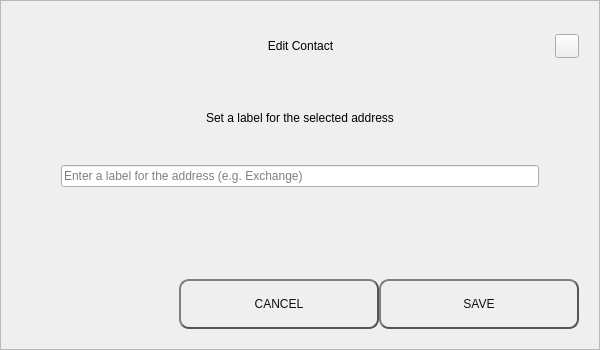
<?xml version="1.0" encoding="UTF-8"?>
<ui version="4.0">
 <class>AddNewContactDialog</class>
 <widget class="QDialog" name="AddNewContactDialog">
  <property name="geometry">
   <rect>
    <x>0</x>
    <y>0</y>
    <width>600</width>
    <height>350</height>
   </rect>
  </property>
  <property name="windowTitle">
   <string>Dialog</string>
  </property>
  <layout class="QVBoxLayout" name="verticalLayout_4">
   <property name="spacing">
    <number>0</number>
   </property>
   <property name="leftMargin">
    <number>0</number>
   </property>
   <property name="topMargin">
    <number>0</number>
   </property>
   <property name="rightMargin">
    <number>0</number>
   </property>
   <property name="bottomMargin">
    <number>0</number>
   </property>
   <item>
    <widget class="QFrame" name="frame">
     <property name="frameShape">
      <enum>QFrame::StyledPanel</enum>
     </property>
     <property name="frameShadow">
      <enum>QFrame::Raised</enum>
     </property>
     <layout class="QVBoxLayout" name="verticalLayout_3">
      <property name="spacing">
       <number>0</number>
      </property>
      <property name="leftMargin">
       <number>20</number>
      </property>
      <property name="topMargin">
       <number>20</number>
      </property>
      <property name="rightMargin">
       <number>20</number>
      </property>
      <property name="bottomMargin">
       <number>20</number>
      </property>
      <item>
       <layout class="QHBoxLayout" name="horizontalLayout_3">
        <property name="spacing">
         <number>0</number>
        </property>
        <item>
         <spacer name="horizontalSpacer_2">
          <property name="orientation">
           <enum>Qt::Horizontal</enum>
          </property>
          <property name="sizeHint" stdset="0">
           <size>
            <width>40</width>
            <height>20</height>
           </size>
          </property>
         </spacer>
        </item>
        <item>
         <widget class="QLabel" name="labelTitle">
          <property name="minimumSize">
           <size>
            <width>0</width>
            <height>50</height>
           </size>
          </property>
          <property name="maximumSize">
           <size>
            <width>16777215</width>
            <height>70</height>
           </size>
          </property>
          <property name="styleSheet">
           <string notr="true">padding-left:24px;</string>
          </property>
          <property name="text">
           <string>Edit Contact</string>
          </property>
          <property name="alignment">
           <set>Qt::AlignCenter</set>
          </property>
          <property name="margin">
           <number>7</number>
          </property>
         </widget>
        </item>
        <item>
         <spacer name="horizontalSpacer1">
          <property name="orientation">
           <enum>Qt::Horizontal</enum>
          </property>
          <property name="sizeHint" stdset="0">
           <size>
            <width>40</width>
            <height>20</height>
           </size>
          </property>
         </spacer>
        </item>
        <item>
         <widget class="QPushButton" name="btnEsc">
          <property name="minimumSize">
           <size>
            <width>24</width>
            <height>24</height>
           </size>
          </property>
          <property name="maximumSize">
           <size>
            <width>24</width>
            <height>24</height>
           </size>
          </property>
          <property name="focusPolicy">
           <enum>Qt::NoFocus</enum>
          </property>
          <property name="text">
           <string/>
          </property>
         </widget>
        </item>
       </layout>
      </item>
      <item>
       <spacer name="verticalSpacer">
        <property name="orientation">
         <enum>Qt::Vertical</enum>
        </property>
        <property name="sizeType">
         <enum>QSizePolicy::Fixed</enum>
        </property>
        <property name="sizeHint" stdset="0">
         <size>
          <width>20</width>
          <height>40</height>
         </size>
        </property>
       </spacer>
      </item>
      <item>
       <layout class="QVBoxLayout" name="verticalLayout_2">
        <property name="spacing">
         <number>0</number>
        </property>
        <property name="leftMargin">
         <number>40</number>
        </property>
        <property name="rightMargin">
         <number>40</number>
        </property>
        <item>
         <widget class="QLabel" name="labelMessage">
          <property name="text">
           <string>Set a label for the selected address</string>
          </property>
          <property name="alignment">
           <set>Qt::AlignCenter</set>
          </property>
          <property name="wordWrap">
           <bool>true</bool>
          </property>
         </widget>
        </item>
        <item>
         <spacer name="verticalSpacer_5">
          <property name="orientation">
           <enum>Qt::Vertical</enum>
          </property>
          <property name="sizeType">
           <enum>QSizePolicy::Fixed</enum>
          </property>
          <property name="sizeHint" stdset="0">
           <size>
            <width>20</width>
            <height>40</height>
           </size>
          </property>
         </spacer>
        </item>
        <item>
         <layout class="QVBoxLayout" name="verticalLayout">
          <property name="spacing">
           <number>10</number>
          </property>
          <item>
           <widget class="QLineEdit" name="lineEditName">
            <property name="placeholderText">
             <string>Enter a label for the address (e.g. Exchange)</string>
            </property>
           </widget>
          </item>
         </layout>
        </item>
       </layout>
      </item>
      <item>
       <spacer name="verticalSpacer_2">
        <property name="orientation">
         <enum>Qt::Vertical</enum>
        </property>
        <property name="sizeHint" stdset="0">
         <size>
          <width>20</width>
          <height>40</height>
         </size>
        </property>
       </spacer>
      </item>
      <item>
       <layout class="QHBoxLayout" name="horizontalLayout">
        <property name="spacing">
         <number>0</number>
        </property>
        <item>
         <spacer name="horizontalSpacer">
          <property name="orientation">
           <enum>Qt::Horizontal</enum>
          </property>
          <property name="sizeHint" stdset="0">
           <size>
            <width>40</width>
            <height>20</height>
           </size>
          </property>
         </spacer>
        </item>
        <item>
         <widget class="QPushButton" name="btnCancel">
          <property name="minimumSize">
           <size>
            <width>200</width>
            <height>50</height>
           </size>
          </property>
          <property name="focusPolicy">
           <enum>Qt::NoFocus</enum>
          </property>
          <property name="styleSheet">
           <string notr="true">QPushButton {
color: #0F0F0F;
border: 2px solid #555;
border-radius: 10px;
border-style: outset;
background: qradialgradient(
cx: 0.3, cy: -0.4, fx: 0.3, fy: -0.4,
radius: 1.35, stop: 0 #d1d5db, stop: 1 #d1d5db
);
padding: 5px;
}

QPushButton:hover {
background: qradialgradient(
cx: 0.3, cy: -0.4, fx: 0.3, fy: -0.4,
radius: 1.35, stop: 0 #d1d5db, stop: 1 #d1d5db
);
}</string>
          </property>
          <property name="text">
           <string>CANCEL</string>
          </property>
         </widget>
        </item>
        <item>
         <widget class="QPushButton" name="btnOk">
          <property name="minimumSize">
           <size>
            <width>200</width>
            <height>50</height>
           </size>
          </property>
          <property name="focusPolicy">
           <enum>Qt::NoFocus</enum>
          </property>
          <property name="styleSheet">
           <string notr="true">QPushButton {
color: #0F0F0F;
border: 2px solid #555;
border-radius: 10px;
border-style: outset;
background: qradialgradient(
cx: 0.3, cy: -0.4, fx: 0.3, fy: -0.4,
radius: 1.35, stop: 0 #d1d5db, stop: 1 #d1d5db
);
padding: 5px;
}

QPushButton:hover {
background: qradialgradient(
cx: 0.3, cy: -0.4, fx: 0.3, fy: -0.4,
radius: 1.35, stop: 0 #d1d5db, stop: 1 #d1d5db
);
}</string>
          </property>
          <property name="text">
           <string>SAVE</string>
          </property>
         </widget>
        </item>
       </layout>
      </item>
     </layout>
    </widget>
   </item>
  </layout>
 </widget>
 <resources/>
 <connections/>
</ui>
